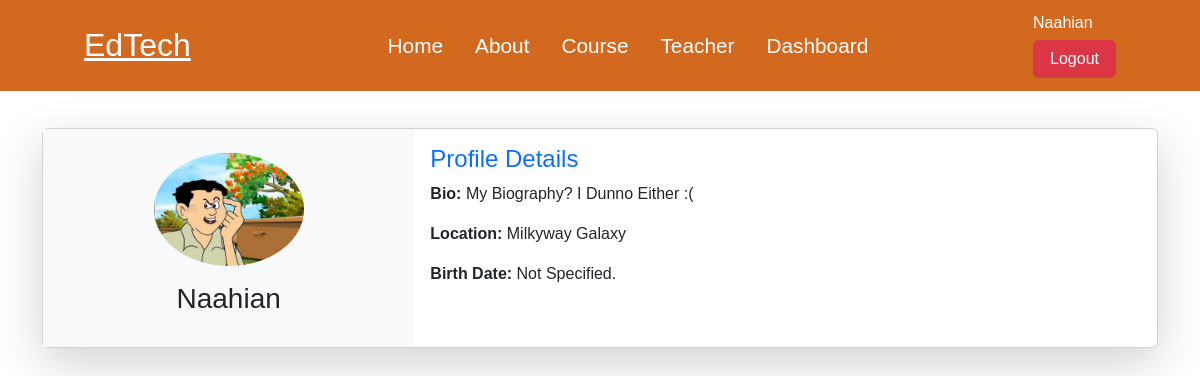
Page /profiles/ (signed in) on the committed database.
### profiles/models.py (models this page shows, shortened)
class Profile(models.Model):
    user = models.OneToOneField(User, on_delete=models.CASCADE, db_index=True)
    bio = models.TextField(max_length=500, blank=True)
    location = models.CharField(max_length=30, blank=True)
    profile_picture = models.ImageField(upload_to='profile_pictures/', blank=True, null=True)

### profiles/views.py (the view)
# urls.py: path('', views.profile_view, name='all-profile'),
def profile_view(request:HttpRequest):
    if(not request.user.is_authenticated):
        return redirect('/users/login')
    profile = Profile.objects.get(user=request.user)
    return render(request, 'profile_view.html', {'profile': profile})

### frontend/template/profile_view.html (shortened to what this page needs)
{%load static%}
<!doctype html>
<html lang="en">
<head>
    <link rel="stylesheet" type="text/css" href="{% static 'style.css' %}">
    <link href="https://cdn.jsdelivr.net/npm/bootstrap@5.3.2/dist/css/bootstrap.min.css" rel="stylesheet"
 />
</head>
<body>
    <header>
        <a href="#" class="logo">EdTech</a>
        <nav class="navbar">
            <ul>
                <li><a class='active' href='/'>Home</a></li>
                <li><a href='#about'>About</a></li>
                <li><a href='#course'>Course</a></li>
                <li><a href='#teacher'>Teacher</a></li>
                <li><a href='/dashboard'>Dashboard</a></li>
            </ul>
        </nav>
        <div class="align-items-center">
            {%if profile.user.username%}
            <h6 class="text-white">
                {{profile.user.username}}
            </h6>
            <a class="btn btn-danger px-3" href="/users/logout">
                logout
            </a>
            {%else%}
            <a class="btn btn-warning px-3" href="/users/login">
                Login
            </a>
            {%endif%}
        </div>
    </header>
    <div class="container" style="margin-top: 8rem;">
        <div class="card shadow-lg">
            <div class="row g-0">
                <div class="col-md-4 text-center bg-light p-4">
                    {% if profile.profile_picture %}
                    <img src="{{ profile.profile_picture.url }}" class="img-fluid rounded-circle" alt="Profile Picture"
                        style="max-width: 150px;">
                    {% else %}
                    <div class="d-flex justify-content-center align-items-center rounded-circle bg-secondary text-white"
                        style="width: 150px; height: 150px; font-size: 2rem;">
                        {{ profile.user.username|slice:":1"|upper }}
                    </div>
                    {% endif %}
                    <h3 class="mt-3">{{ profile.user.username }}</h3>
                </div>
                <div class="col-md-8">
                    <div class="card-body">
                        <h4 class="card-title text-primary">Profile Details</h4>
                        <p class="card-text">
                            <strong>Bio:</strong> {{ profile.bio|default:"No bio available." }}
                        </p>
                        <p class="card-text">
                            <strong>Location:</strong> {{ profile.location|default:"Not specified." }}
                        </p>
                        <p class="card-text">
                            <strong>Birth Date:</strong> {{ profile.birth_date|date:"F j, Y"|default:"Not specified." }}
                        </p>
                    </div>
                </div>
            </div>
        </div>
    </div>
</body>
</html>

### frontend/static/style.css (style rules this page uses)
* { margin: 0; padding: 0; font-family: sans-serif; box-sizing: border-box; border: none; outline: none; text-decoration: none; text-transform: capitalize; transition: all .2d linear; }
header { width: 100%; display: flex; align-items: center; justify-content: space-between; position: fixed; top: 0; left: 0; z-index: 1000; padding: .8rem 7%; background-color: chocolate; }
header .logo { color: white; font-size: 2rem; }
header .navbar ul { display: flex; align-items: center; justify-content: center; list-style: none; margin: 0; }
header .navbar ul li { margin: 0 1rem; }
header .navbar ul li a { text-decoration: none; font-size: 1.3rem; color: white; }

### rows in the picture
Profile: user.username "Naahian", profile_picture (picture), bio "My Biography? I Dunno Either :(", location "Milkyway Galaxy"

### other values in the picture
{{ profile.birth_date|date:"F j, Y"|default:"Not specified." }} "Not Specified."
